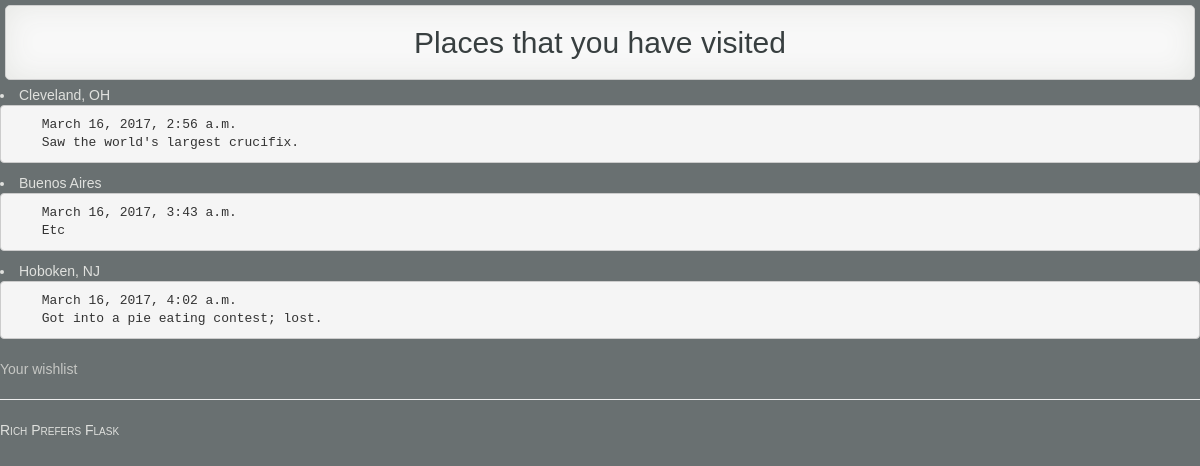
The app's page /visited with its own data.
### travel_wishlist/models.py (models this page shows, shortened)
class Place(models.Model):
    name = models.CharField(max_length=200)
    visited = models.BooleanField(default=False)
    date = models.DateTimeField(blank=True, null=True)
    note = models.CharField(max_length=2000, null=True)

### travel_wishlist/views.py (the view)
# urls.py: url(r'^visited$', views.places_visited, name='places_visited'),
def places_visited(request):
    visited = Place.objects.filter(visited=True)
    return render(request, 'travel_wishlist/visited.html', {'visited': visited})

### travel_wishlist/templates/travel_wishlist/visited.html
{% extends 'travel_wishlist/base.html' %}
{% block content %}
<h2>Places that you have visited</h2>
{% for place in visited %}
<li>{{ place.name }}<br>
<pre>
    {{ place.date}}
    {{ place.note }}
</pre>
</li>
{% empty %}
<p>You have not visited any places yet</p>
{% endfor %}
<a href="{% url 'place_list' %}">Your wishlist</a>
{% endblock %}

### travel_wishlist/static/css/style.css (style rules this page uses)
body { background-color: #697071; color: #e0e1de; font-family: Arial; }
h2 { padding: 20px; margin: 0px; background-color: #f8f8f8; color: #383f40; text-align: center; border: 1px solid #d0d0d0; border-radius: 5px; margin: 5px; box-shadow: inset 0 0 1em #e6e7e4; }
a { display: block; margin-top: 20px; }
a:link, a:visited { color: #C6C7C4; }

### records on screen
Place: name "Cleveland, OH", date "March 16, 2017, 2:56 a.m.", note "Saw the world's largest crucifix."
Place: name "Buenos Aires", date "March 16, 2017, 3:43 a.m.", note "Etc"
Place: name "Hoboken, NJ", date "March 16, 2017, 4:02 a.m.", note "Got into a pie eating contest; lost."
